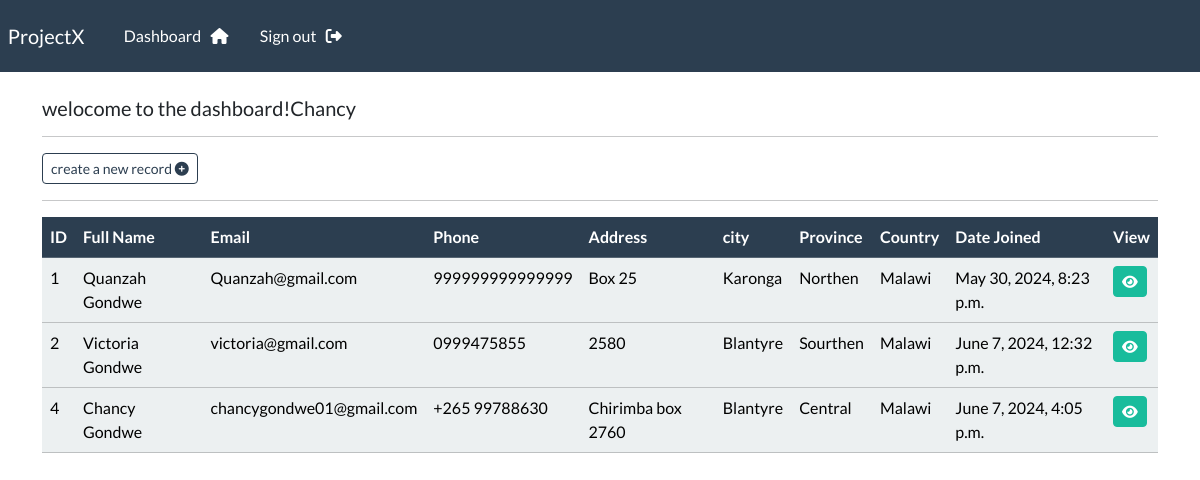
The page /dashboard (signed in) on the database its author committed.
### webapp/models.py (models this page shows, shortened)
class Record(models.Model):
     creation_date = models.DateTimeField(auto_now_add=True)
     first_name = models.CharField(max_length=255)
     last_name = models.CharField(max_length=255)
     email = models.CharField(max_length=255)
     phone = models.CharField(max_length=255)
     address = models.CharField(max_length=255)
     city = models.CharField(max_length=255)
     province = models.CharField(max_length=255)
     country = models.CharField(max_length=255)

### webapp/views.py (the view)
# urls.py: path('dashboard', views.dashboard, name="dashboard"),
@login_required(login_url='my-login')
def dashboard(request):
    my_records = Record.objects.all()
    context = {'records': my_records}
    return render(request, 'webapp/dashboard.html', context=context)

### webapp/templates/webapp/dashboard.html
{% extends "webapp/base.html" %} {% block content %}
<h5>welocome to the dashboard!{{user}}</h5>
<hr />
<a class="btn btn-outline-primary btn-sm" href="{% url 'create-record' %}"
  >create a new record&nbsp;<i class="fa-solid fa-circle-plus"></i
></a>
<hr />
<table class="table table-light table-hover">
  <thead class="table-primary">
    <tr>
      <th scope="col">ID</th>
      <th scope="col">Full Name</th>
      <th scope="col">Email</th>
      <th scope="col">Phone</th>
      <th scope="col">Address</th>
      <th scope="col">city</th>
      <th scope="col">Province</th>
      <th scope="col">Country</th>
      <th scope="col">Date Joined</th>
      <th scope="col">View</th>
    </tr>
  </thead>
  <tbody>
    {% if records %} {% for record in records %}
    <tr>
      <td>{{record.id}}</td>
      <td>{{record.first_name}} {{record.last_name}}</td>
      <td>{{record.email}}</td>
      <td>{{record.phone}}</td>
      <td>{{record.address}}</td>
      <td>{{record.city}}</td>
      <td>{{record.province}}</td>
      <td>{{record.country}}</td>
      <td>{{record.creation_date}}</td>
      <td>
        <a class="btn btn-success btn-sm" href="{% url 'record' record.id %}"
          ><i class="fa-solid fa-eye"></i
        ></a>
      </td>
    </tr>
    {% endfor %} {% endif %}
  </tbody>
</table>
<br />
{% endblock %}

### webapp/templates/webapp/base.html (shortened to what this page needs)
{% load static %}
<!DOCTYPE html>
<html lang="en">
  <head>
    <link
      rel="stylesheet"
      type="text/css"
      href="https://bootswatch.com/5/flatly/bootstrap.min.css"
    />
    <link
      rel="stylesheet"
      type="text/css"
      href="{% static 'css/styles.css' %}"
    />
  </head>
  <body>
    {% include "webapp/navbar.html" %}
    <div class="container">
      <br />
      {% block content %} {% endblock %}
    </div>
  </body>
</html>

### webapp/templates/webapp/navbar.html (shortened to what this page needs)
<nav
  class="navbar navbar-expand-lg navbar-dark bg-primary justify-content-center"
>
  <a class="navbar-brand main-heading" href="{% url '' %}"> &nbsp; ProjectX </a>
  <div class="collapse navbar-collapse text-center" id="navbarNavDropdown">
    <ul class="navbar-nav mr-auto">
      &nbsp; &nbsp; &nbsp; {% if user.is_authenticated %}
      <li class="nav-item">
        <a class="nav-link" href="{% url 'dashboard' %}"
          >Dashboard &nbsp; <i class="fa fa-home" aria-hidden="true"></i>
        </a>
      </li>
      <li class="nav-item">
        <a class="nav-link" href="{% url 'user-logout' %}"
          >Sign out &nbsp; <i class="fa fa-sign-out" aria-hidden="true"></i>
        </a>
      </li>
    </ul>
    {% endif %}
  </div>
</nav>

### rows shown on the page
Record: id "1", first_name "Quanzah", last_name "Gondwe", email "Quanzah@gmail.com", phone "999999999999999", address "Box 25", city "Karonga", province "Northen", country "Malawi", creation_date "May 30, 2024, 8:23 p.m."
Record: id "2", first_name "Victoria", last_name "Gondwe", email "victoria@gmail.com", phone "0999475855", address "2580", city "Blantyre", province "Sourthen", country "Malawi", creation_date "June 7, 2024, 12:32 p.m."
Record: id "4", first_name "Chancy", last_name "Gondwe", email "chancygondwe01@gmail.com", phone "+265 99788630", address "Chirimba box 2760", city "Blantyre", province "Central", country "Malawi", creation_date "June 7, 2024, 4:05 p.m."

### other values the page prints
{{ user }} "Chancy"
